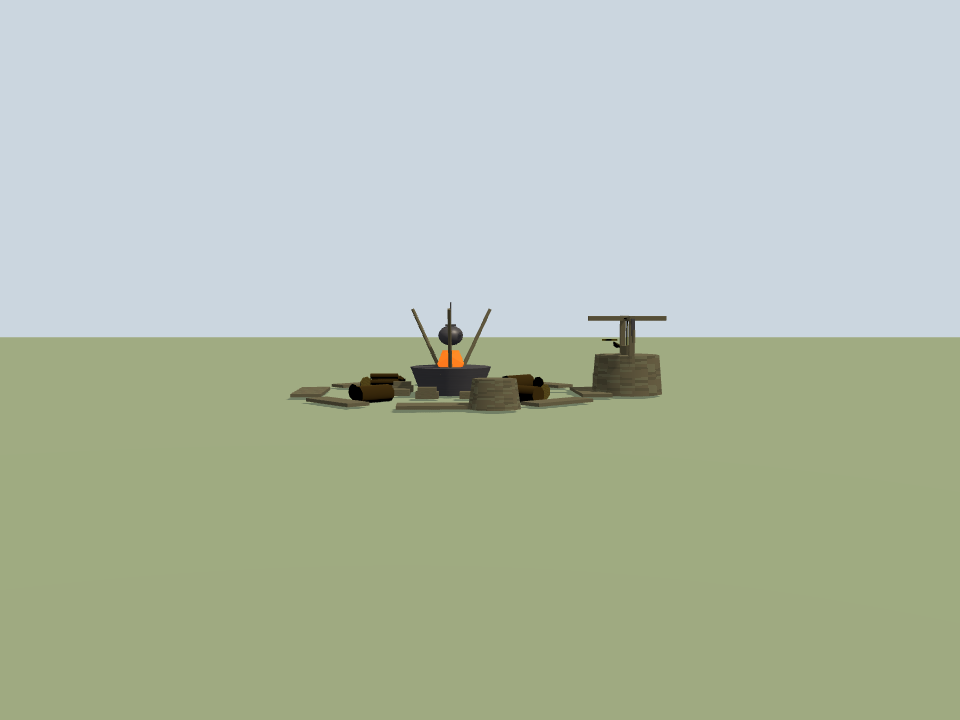
#> input picture agents/arthur/reviews/hero-assets/polish-300-hearth/before/gameplay.png, 960 x 720 px, found by its file name
$ python polish300-pixdiff.py
#> lines starting #> are read from the running program, lines starting #| are printed output that depends on the picture
#!/usr/bin/env python3
# polish-300 pixel probe: A/B diff of gameplay frames, flag luminance vs local ground.
from PIL import Image, ImageChops
import statistics

a = Image.open('agents/arthur/reviews/hero-assets/polish-300-hearth/before/gameplay.png').convert('RGB')
#> a is the input picture: PIL image 960x720 RGB; mean R, G, B 178.1, 188.9, 171.5
b = Image.open('agents/arthur/reviews/hero-assets/polish-300-hearth/after/gameplay.png').convert('RGB')
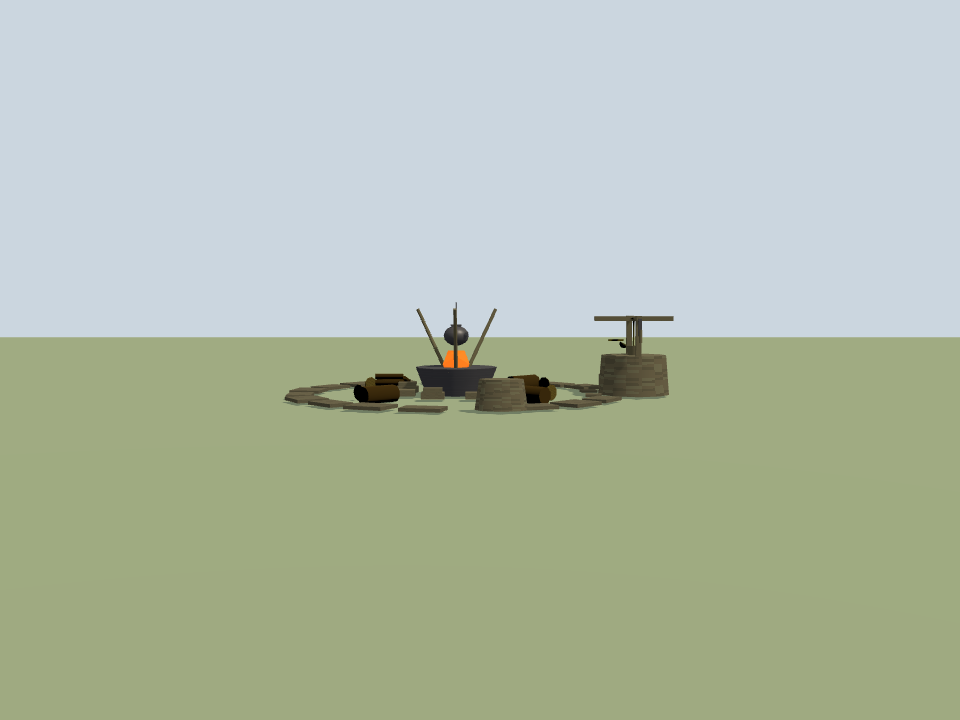
#> input picture agents/arthur/reviews/hero-assets/polish-300-hearth/after/gameplay.png, 960 x 720 px, found by its file name
#> b is the input picture: PIL image 960x720 RGB; mean R, G, B 177.9, 188.7, 171.4
print('sizes', a.size, b.size)
#| sizes (960, 720) (960, 720)
assert a.size == b.size
diff = ImageChops.difference(a, b).convert('L')
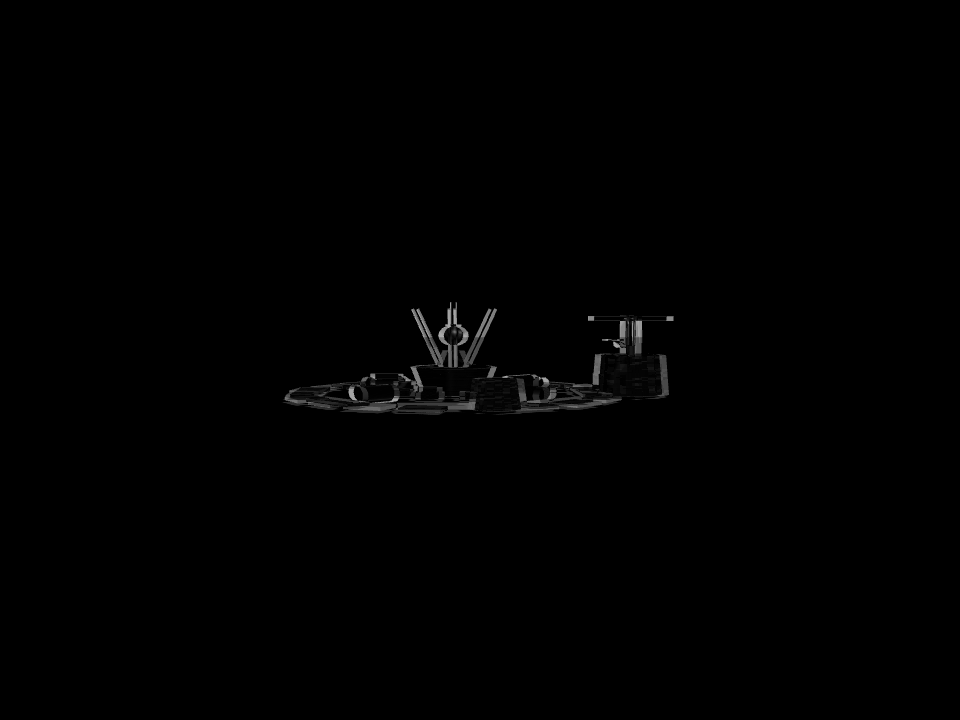
#> diff: PIL image 960x720 L; min 0, max 172, mean 0.9
W, H = a.size
#> W = 960; H = 720
changed = [(x, y) for y in range(H) for x in range(W) if diff.getpixel((x, y)) > 12]
#> changed = 10182 pairs, first value 283 to 673, second value 302 to 414
print('changed px:', len(changed))
#| changed px: 10182
if changed:
    xs = [p[0] for p in changed]; ys = [p[1] for p in changed]
#> after `xs = [p[0] for p in changed]`: xs = 10182 values, max 673 at index 331, min 283 at index 7169, mean 487.5
#> after `ys = [p[1] for p in changed]`: ys = 10182 values from 302 to 414
    print('bbox x', min(xs), max(xs), 'y', min(ys), max(ys))
#| bbox x 283 673 y 302 414
    af = [0.299*r+0.587*g+0.114*bl for (r, g, bl) in (b.getpixel(p) for p in changed)]
#> af = 10182 values, max 211.7 at index 0, min 0 at index 424, mean 102.8
    bf = [0.299*r+0.587*g+0.114*bl for (r, g, bl) in (a.getpixel(p) for p in changed)]
#> bf = 10182 values, max 211.7 at index 2, min 0 at index 416, mean 110.4
    print('after flags lum mean %.0f  min %.0f max %.0f' % (statistics.mean(af), min(af), max(af)))
#| after flags lum mean 103  min 0 max 212
    print('before slabs lum mean %.0f' % statistics.mean(bf))
#| before slabs lum mean 110
    ch = set(changed)
#> ch = 10182 items
    cx, cy = statistics.mean(xs), statistics.mean(ys)
#> cx = 487.5; cy = 376.1
    gnd = []
    for y in range(int(cy-260), int(cy+260)):
        for x in range(int(cx-260), int(cx+260)):
            if (x, y) not in ch and 0 <= x < W and 0 <= y < H:
                r, g, bl = b.getpixel((x, y))
                gnd.append(0.299*r+0.587*g+0.114*bl)
#> after the loop, gnd = 260218 items
    print('local ground lum mean %.0f' % statistics.mean(gnd))
#| local ground lum mean 181
    print('separation after: %.1f%%' % (100*(statistics.mean(gnd)-statistics.mean(af))/statistics.mean(gnd)))
#| separation after: 43.3%
    print('separation before: %.1f%%' % (100*(statistics.mean(gnd)-statistics.mean(bf))/statistics.mean(gnd)))
#| separation before: 39.1%
